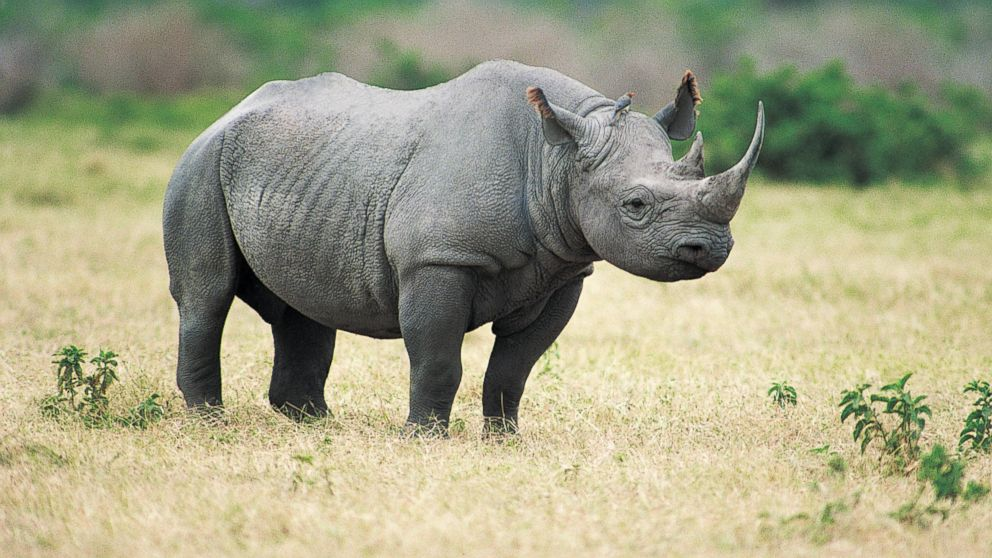
#> input picture examples/rhino.jpg, 992 x 558 px
$ python quart.py examples/rhino.jpg 5 1.0   (Python 2 division)
#> lines starting #> are read from the running program, lines starting #| are printed output that depends on the picture
"""

A quadtree computer art implementation based off of a similar project.

Justin Cosentino
6/9/2015

---

usage: quadtree.py [-h] [-g] image_path iterations scale

Generate quadtree computer art given a seed image.

positional arguments:
  image_path  the path to the image file
  iterations  the number of iterations the model performs
  scale       the factor by which to scale the output image

optional arguments:
  -h, --help  show this help message and exit
  -g, --gif   generate a gif of each iteration

"""

# --------------------------------------------------------------------------- #

from collections import defaultdict
from PIL import Image, ImageDraw
import argparse
import heapq
import os
import shutil
import subprocess
import sys
import tempfile

# --------------------------------------------------------------------------- #

class Quadrant:

	MIN_LEAF_SIZE = 4	# Minimum width and height of a quadrant

	def __init__(self, quad_model, coords, depth):
		"""A quadrant representing a portion of a PIL image.

	    quad_model 	-- the QuadModel managing the given quadrant
	    coords 		-- a tuple representing the coordinates of the quadrant,
	    			   in the form (left, top, right, bottom)
	    depth 		-- the recursive depth of the quadrant
		"""
		# Save parameter value
		self.quad_model = quad_model
		self.coords = coords
		self.depth = depth

		# Analyze given quadrant
		self.quad = self.quad_model.quad_im.im.crop(self.coords)
		self.color_hist = self.quad.histogram()
		self.area = self.compute_area()
		self.color, self.error 	= self.compute_color()
		self.leaf = self.is_leaf()
		self.children = []
		return

	def compute_area(self):
		"""Computes and returns the area (in pixels) of a quadrant."""
		l, t, r, b = self.coords
		return (b - t) * (r - l)

	def compute_color(self):
		"""Computers and returns the average RGB color of a quadrant as
		well as the mean squared error given this average.
		"""
		r, r_error = self.compute_avg_color_mse(self.color_hist[:256])
		g, g_error = self.compute_avg_color_mse(self.color_hist[256:512])
		b, b_error = self.compute_avg_color_mse(self.color_hist[512:])
		avg_error = (r_error + g_error + b_error) / 3.0
		return (r,g,b), avg_error

	def compute_avg_color_mse(self, hist):
		"""Determine the average value for a component of a RGB color and the
		mean squared error of the average value.

		hist -- a color histogram for the given RGB component
		"""
		ttl = sum(hist)

		# Prevent division by 0
		if ttl == 0:
			ttl = 1

		avg = sum(i * num_pix for i, num_pix in enumerate(hist)) / ttl
		mse = sum((avg-i)**2 * num_pix for i, num_pix in enumerate(hist)) / ttl
		return avg, mse

	def is_leaf(self):
		"""Returns True if the quadrant cannot be split as it has reached
		the minimum quadrant size. Return false otherwise.
		"""
		l, t, r, b = self.coords
		return r - l < self.MIN_LEAF_SIZE or b - t < self.MIN_LEAF_SIZE

	def split(self):
		"""Splits the quadrant into four children quadrants of equal size.
		Returns a tuple of children quadrants in the form (top left, top right,
		bottom left, bottom right).
		"""
		# Initialize split conditions
		l, t, r, b = self.coords
		h_split = l + (r - l) / 2
		v_split = t + (b - t) / 2
		depth  = self.depth + 1

		# Construct new quadrants
		t_l = Quadrant(self.quad_model, (l, t, h_split, v_split), depth)
		t_r = Quadrant(self.quad_model, (h_split, t, r, v_split), depth)
		b_l = Quadrant(self.quad_model, (l, v_split, h_split, b), depth)
		b_r = Quadrant(self.quad_model, (h_split, v_split, r, b), depth)

		self.children = [t_l, t_r, b_l, b_r]
		return self.children

	def get_leaf_nodes(self):
		"""Recursively determine and return all children of the quadrant."""
		# Base case
		if not self.children:
			return [self]

		# Recursively fetch children
		leaf_nodes = []
		for child in self.children:
			leaf_nodes.extend(child.get_leaf_nodes())

		return leaf_nodes

# --------------------------------------------------------------------------- #

class QuadImage:
	def __init__(self, image_path):
		"""A quadrant image storing information related to the original seed
		image. Stored using the Python Image Library (PIL).

	    image_path -- the relative or absolute path to the seed image.
		"""
		self.original = Image.open(image_path)
		self.im = self.original.convert('RGB')
		self.width, self.height = self.im.size
		return

# --------------------------------------------------------------------------- #

class QuadModel:

	FRAME_THRESHOLD = 50		# Error difference when saving frames
	QUAD_PADDING    = 1			# Padding around each quadrant when rendered
								# MUST BE AN INT
	PADDING_FILL    = (0,0,0) 	# (R,G,B)

	def __init__(self, image_path, scale=1.0):
		"""A model used to generate quadtree computer art.

	    image_path -- the relative or absolute path to the seed image.
	    scale 	   -- the factor by which to scale the output image
		"""
		# Initialize image properties
		self.quad_im = QuadImage(image_path)
		self.scale = scale
		self.fileprefix = image_path.rsplit('.',1)[0]
		if '/' in self.fileprefix:
			self.fileprefix = self.fileprefix.rsplit('/',1)[1]

		# Construct root quadrant
		self.root = Quadrant(
			self,
			(0, 0, self.quad_im.width, self.quad_im.height),
			0
		)
		self.model_error = self.root.error * self.root.area

		# Initialize model heap
		self.heap = []
		self.push(self.root)
		return

	def compute_average_model_error(self):
		"""Computes and returns the average error per pixel in the image."""
		return self.model_error / (self.quad_im.width * self.quad_im.height)

	def push(self,quad):
		"""Pushes a quadrant onto the QuadModel heap. A weighted score is
		computed using the quadrant's mean squared error and area. Updates the
		total model error.

		quad -- The quadrant being placed onto the heap.
		"""
		# Prevent leaf nodes from being split
		multiplier = -1
		if quad.is_leaf():
			multiplier = 1

		score = multiplier * quad.error * (quad.area ** .25)
		heapq.heappush(self.heap, (score, quad))
		self.model_error += quad.error * quad.area
		return

	def pop(self):
		"""Pops a quadrant off of the QuadModel heap and updates the total model
		error. Returns the quadrant.
		"""
		quad = heapq.heappop(self.heap)[-1]
		self.model_error -= quad.error * quad.area
		return quad

	def split(self):
		"""Selects the quadrant with the greatest weighted mean squared error
		and splits it. Pushes the children of the quadrant onto the QuadModel
		heap.
		"""
		quad = self.pop()
		for child in quad.split():
			self.push(child)
		return

	def render(self, output_image_path):
		"""Renders the image using the quadrants currently stored within the
		QuadModel heap. Saves the rendered image to the specified output path.

		output_image_path -- the relative path where the image should be saved.
		"""
		# Initialize rending constants
		dx, dy = self.QUAD_PADDING, self.QUAD_PADDING
		m = self.scale
		m_w, m_h = int(self.quad_im.width*m), int(self.quad_im.height*m)

		# Generate a new image on which quadrants will be drawn
		im = Image.new('RGB', (m_w+dx, m_h+dy))
		draw = ImageDraw.Draw(im)
		draw.rectangle((0, 0, m_w, m_h), self.PADDING_FILL)

		# Draw each quadrant and write the image
		for quad in self.root.get_leaf_nodes():
			l, t, r, b = quad.coords
			coords = (l*m + dx, t*m + dy, r*m - dx, b*m - dy)
			coords = [int(x) for x in coords]
			draw.rectangle(coords, quad.color)
		del draw
		im.save(output_image_path, 'PNG')
		return

	def recurse(self, iterations, tempdir=None):
		"""Recursively split the seed image for the specified number of
		iterations. If a gif is being produced, write a frame to a temporary
		directory if the error threshold is met.

		iterations -- the number of times to split the image.
		tempdir    -- the temporary directory in which to save gif frames.
					  (default: none)
		"""
		prev_error = None
		for i in xrange(iterations):
			error = self.compute_average_model_error()
			if prev_error == None or prev_error - error > self.FRAME_THRESHOLD:
				if tempdir:
					frame_path = ''.join([
						tempdir,
						'/',
						'%06d_' % (i),
						self.fileprefix,
						'.png'
					])
					self.render(frame_path)
				prev_error = error
			self.split()
		self.render('%s_output.png' % (self.fileprefix))
		return

# --------------------------------------------------------------------------- #

def generate_gif(frame_dir, fileprefix, gif_type):
	"""Given a temporary directory, using imagemagick to convert a series of
	frames into a gif.

	frame_dir 	-- the temporary directory in which frames have been saved
	fileprefix	-- filename used for generating output, used for naming
	gif_type    -- the type of gif being produced, used for naming
	"""
	gif_cmd = ' '.join([
		"convert",
	    "-loop 0",
	    "-delay 20 %s/*.png" 		% (frame_dir),
	    "-delay 200 %s_output.png" 	% (fileprefix),
	    "%s_%s.gif" 				% (fileprefix, gif_type)
	])
	subprocess.call(gif_cmd, shell=True)
	return

# --------------------------------------------------------------------------- #

def main():

	# Parse command line arguments
	parser = argparse.ArgumentParser(
		description='Generate quadtree computer art given a seed image.'
	)
	parser.add_argument(
		"image_path",
		help="the path to the image file",
		type=str
	)
	parser.add_argument(
		"iterations",
		help="the number of iterations the model performs",
		type=int
	)
	parser.add_argument(
		"scale",
		help="the factor by which to scale the output image",
		type=float
	)
	parser.add_argument(
		"-g",
		"--gif",
		help="generate a gif of each iteration",
		action="store_true"
	)
	args = parser.parse_args()

	# Ensure valid pathname
	if not os.path.isfile(args.image_path):
		print "%s: error: invalid image_path" % (parser.prog)
		print 'exiting...'
		exit(1)

	# Generate a temporary directory to hold frames
	tempdir_gif = None
	if args.gif:
		tempdir_gif = tempfile.mkdtemp()

	try:
		# Run image model
		im_model = QuadModel(args.image_path, args.scale)
#> in __init__, self.original is the input picture: PIL image 992x558 RGB; mean R, G, B 162.9, 162.3, 133.5
#> in __init__, `self.color_hist = self.quad.histogram()`: self.color_hist = 768 values, max 7545 at index 465, min 0 at index 751, mean 2162.2
#> in compute_avg_color_mse, `ttl = sum(hist)`: ttl = 553536
#> in compute_avg_color_mse, `avg = sum(i * num_pix for i, num_pix in enumerate(hist)) / ttl`: avg = 162
#> in compute_avg_color_mse, `mse = sum((avg-i)**2 * num_pix for i, num_pix in enumerate(hist)) / ttl`: mse = 3954
#> in compute_color, `r, r_error = self.compute_avg_color_mse(self.color_hist[:256])`: r = 162; r_error = 3954
#> in compute_color, `g, g_error = self.compute_avg_color_mse(self.color_hist[256:512])`: g = 162; g_error = 2865
#> in compute_color, `b, b_error = self.compute_avg_color_mse(self.color_hist[512:])`: b = 133; b_error = 2064
#> in compute_color, `avg_error = (r_error + g_error + b_error) / 3.0`: avg_error = 2961
#> in __init__, `self.color, self.error 	= self.compute_color()`: self.color = (162, 162, 133); self.error = 2961
#> in push, `score = multiplier * quad.error * (quad.area ** .25)`: score = -80765.3
#> in push, `self.model_error += quad.error * quad.area`: self.model_error = 3.28e+09
		im_model.recurse(args.iterations, tempdir_gif)
#> the loop in recurse, `for i in xrange(iterations):` made 5 passes
#> (error, prev_error) on passes 1 to 4: (5922, 5922), (5380.3, 5380.3), (5050.9, 5050.9), (4999.1, 4999.1)
#> error on pass 5: 4986
#> pass 1, in __init__ (call 2), `self.quad = self.quad_model.quad_im.im.crop(self.coords)`:
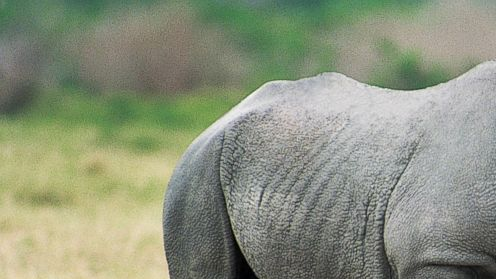
#> self.quad: PIL image 496x279 RGB; mean R, G, B 140.7, 147.3, 126.6
#> pass 1, in __init__ (call 3), `self.quad = self.quad_model.quad_im.im.crop(self.coords)`:
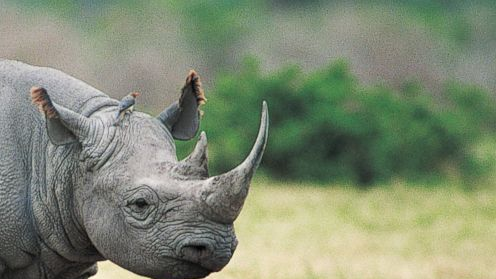
#> self.quad: PIL image 496x279 RGB; mean R, G, B 127.7, 137.6, 115
#> pass 1, in __init__ (call 4), `self.quad = self.quad_model.quad_im.im.crop(self.coords)`:
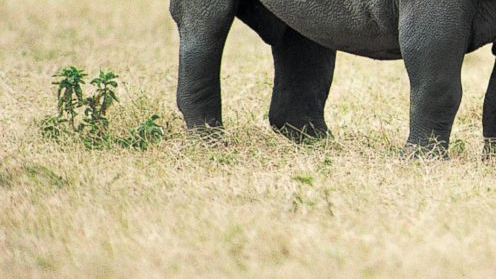
#> self.quad: PIL image 496x279 RGB; mean R, G, B 179.5, 169.7, 137.2
#> pass 1, in __init__ (call 5), `self.quad = self.quad_model.quad_im.im.crop(self.coords)`:
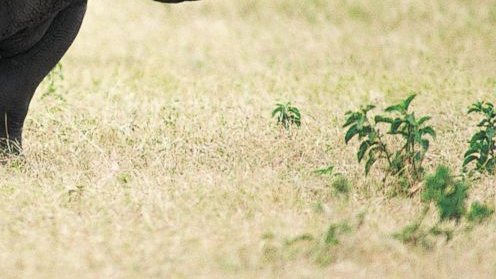
#> self.quad: PIL image 496x279 RGB; mean R, G, B 203.9, 194.7, 155.1
#> after the loop in recurse, `for i in xrange(iterations):`: prev_error = 4999.1
#> in render, `im = Image.new('RGB', (m_w+dx, m_h+dy))`: im: PIL image 993x559 RGB; every value is 0
#> in render, `im.save(output_image_path, 'PNG')`:
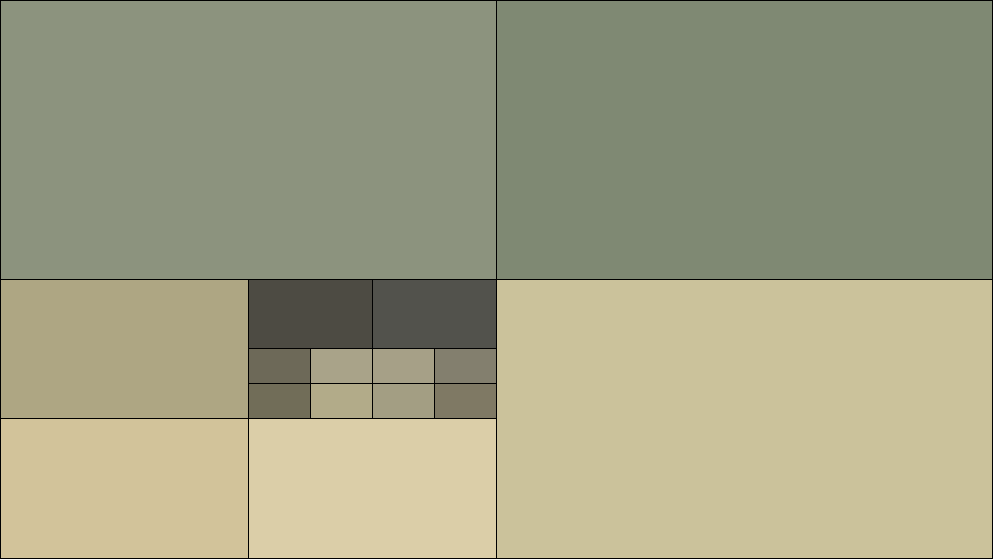
#> saved as rhino_output.png: PIL image 993x559 RGB; mean R, G, B 160.5, 160, 131.7

		# Generate gif if specified
		if args.gif:
			generate_gif(tempdir_gif, im_model.fileprefix, 'gif')

	except Exception as e:
		print '%s: error: %s' % (parser.prog, e)
		print 'exiting...'
		exit(1)

	finally:
		# Remove the temporary directories and frames
		if tempdir_gif:
			shutil.rmtree(tempdir_gif)

# --------------------------------------------------------------------------- #

if __name__ == '__main__':
	main()

# --------------------------------------------------------------------------- #
